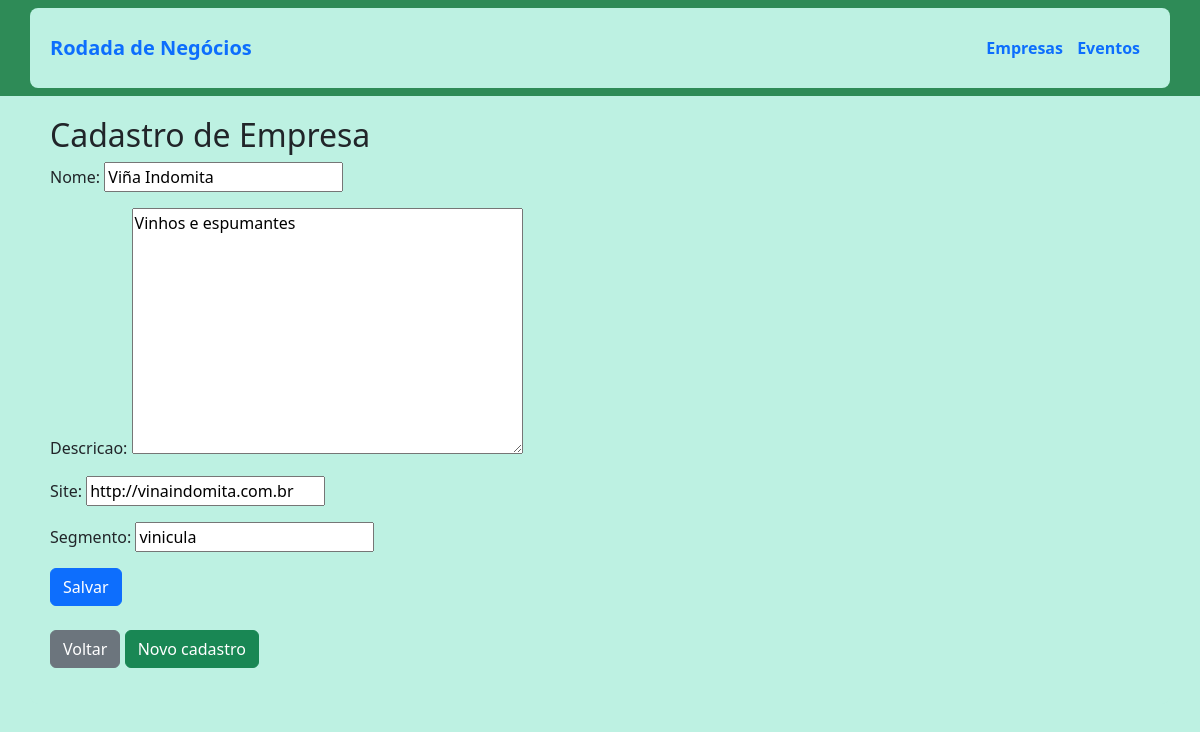
Page /empresas/1/editar/ (signed in) on the committed database.
### core/models.py (models this page shows, shortened)
class Empresa(models.Model):
    nome = models.CharField(max_length=255)
    descricao = models.TextField(blank=True)
    site = models.CharField(blank=True)
    segmento = models.CharField(max_length=255, blank=True)

### core/views.py (the view)
# urls.py: path('empresas/<int:pk>/editar/', views.EmpresaUpdateView.as_view(), name='empresa_update'),
class EmpresaUpdateView(UpdateView):
    model = Empresa
    fields = ['nome', 'descricao', 'site', 'segmento']
    template_name = 'core/empresa_form.html'
    success_url = reverse_lazy('core:empresa_list')

### core/templates/core/empresa_form.html (shortened to what this page needs)
{% extends 'core/base.html' %}
{% load static %}
{% block content %}
<h2>Cadastro de Empresa</h2>
<form method="post">
    {{ form.as_p }}
    <button type="submit" class="btn btn-primary">Salvar</button>
</form>
<br>
<div class="mb-3">
    <a href="{% url 'core:empresa_list' %}" class="btn btn-secondary">Voltar</a>
    <a href="{% url 'core:empresa_create' %}" class="btn btn-success">Novo cadastro</a>
</div>
{% endblock %}

### core/static/core/css/style.css (style rules this page uses)
body { background-color: #bdf1e2; }

### rows in the picture
Empresa: nome "Viña Indomita", descricao "Vinhos e espumantes", site "http://vinaindomita.com.br", segmento "vinicula"
